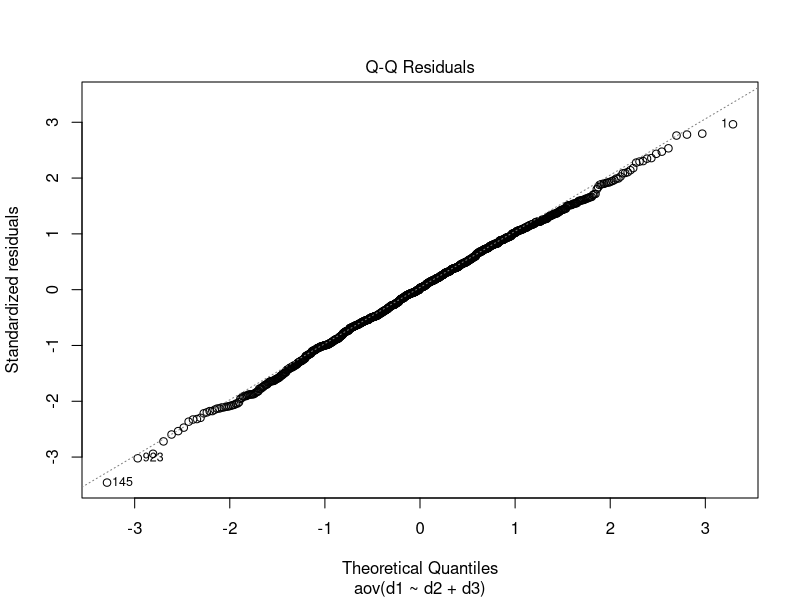
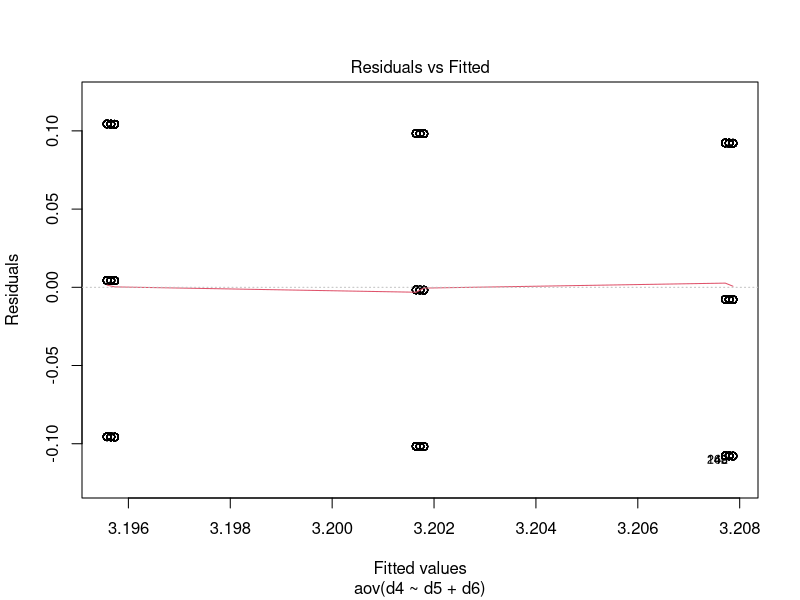
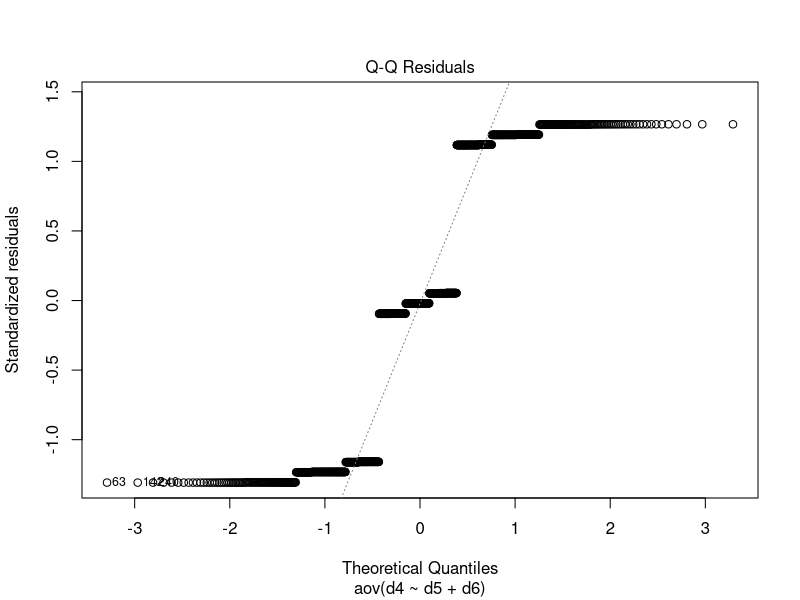
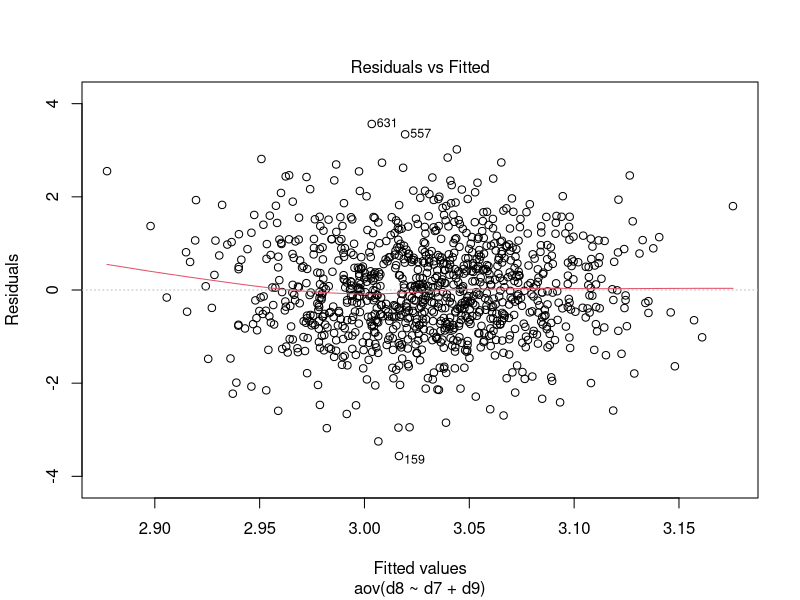
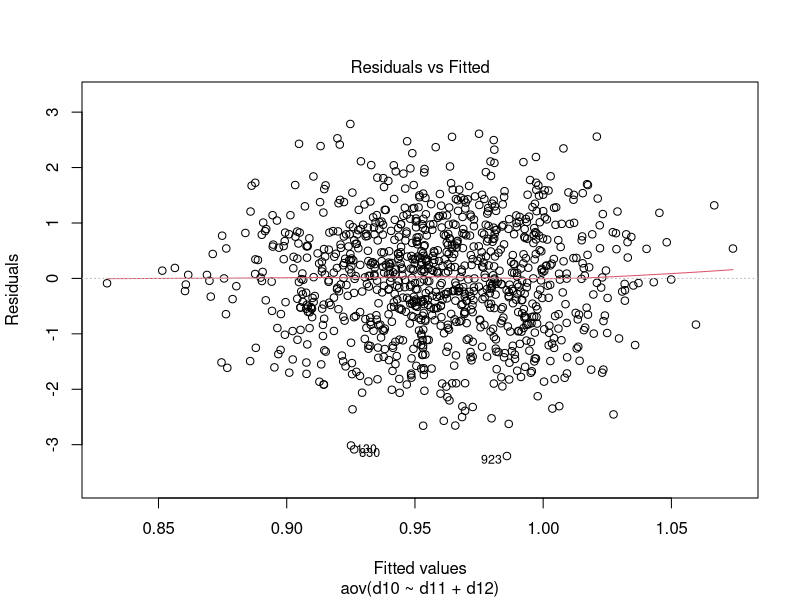
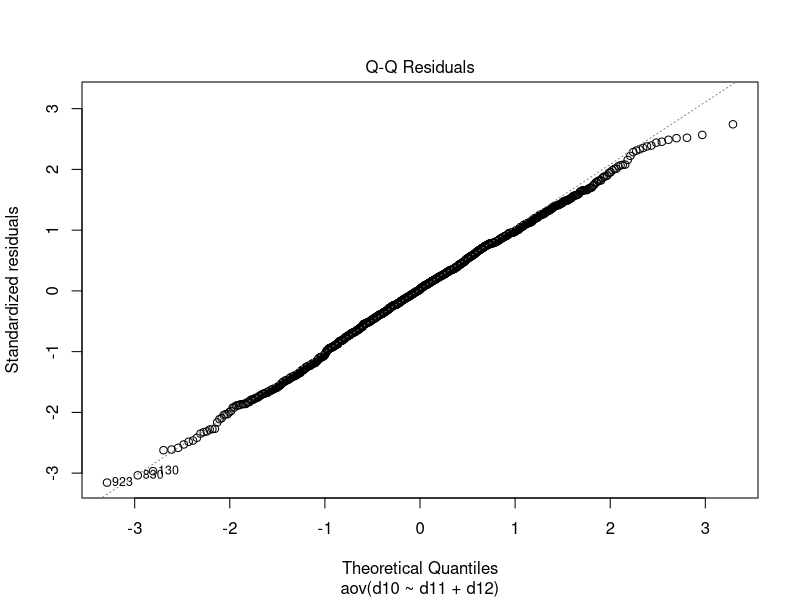

Generate these figures, in order, with R:
# Testing assumptions for ANOVA
# normally distributed residual
d1<-rnorm(1000,0,1)+3
d2<-rnorm(1000,0,1)+5
d3<-rnorm(1000,0,5)+7
data1<-data.frame(d1,d2,d3)
sd1<-aov(d1~d2+d3,data = data1)
plot(sd1,2)

# non-normal distribution of residual
d4<-sample(c(0.1,0.2,0.3),1000,replace = T)+3
d5<-sample(c(0.1,0.2,0.3),1000,replace = T)+5
d6<-sample(c(0.1,0.2,0.3),1000,replace = T)+7
data2<-data.frame(d4,d5,d6)
sd2<-aov(d4~d5+d6,data = data2)
plot(sd2,1)
plot(sd2,2)

#equal variance
d7<-rnorm(1000,1,1)
d8<-rnorm(1000,3,1)
d9<-rnorm(1000,5,1)
data3<-data.frame(d7,d8,d9)
sd3<-aov(d8~d7+d9,data = data3)
plot(sd3,1)

# unequal variance
d10<-rnorm(1000,1,1)
d11<-rnorm(1000,3,2)
d12<-rnorm(1000,5,3)
data4<-data.frame(d10,d11,d12)
sd4<-aov(d10~d11+d12,data = data4)
plot(sd4,1)
plot(sd4,2)
